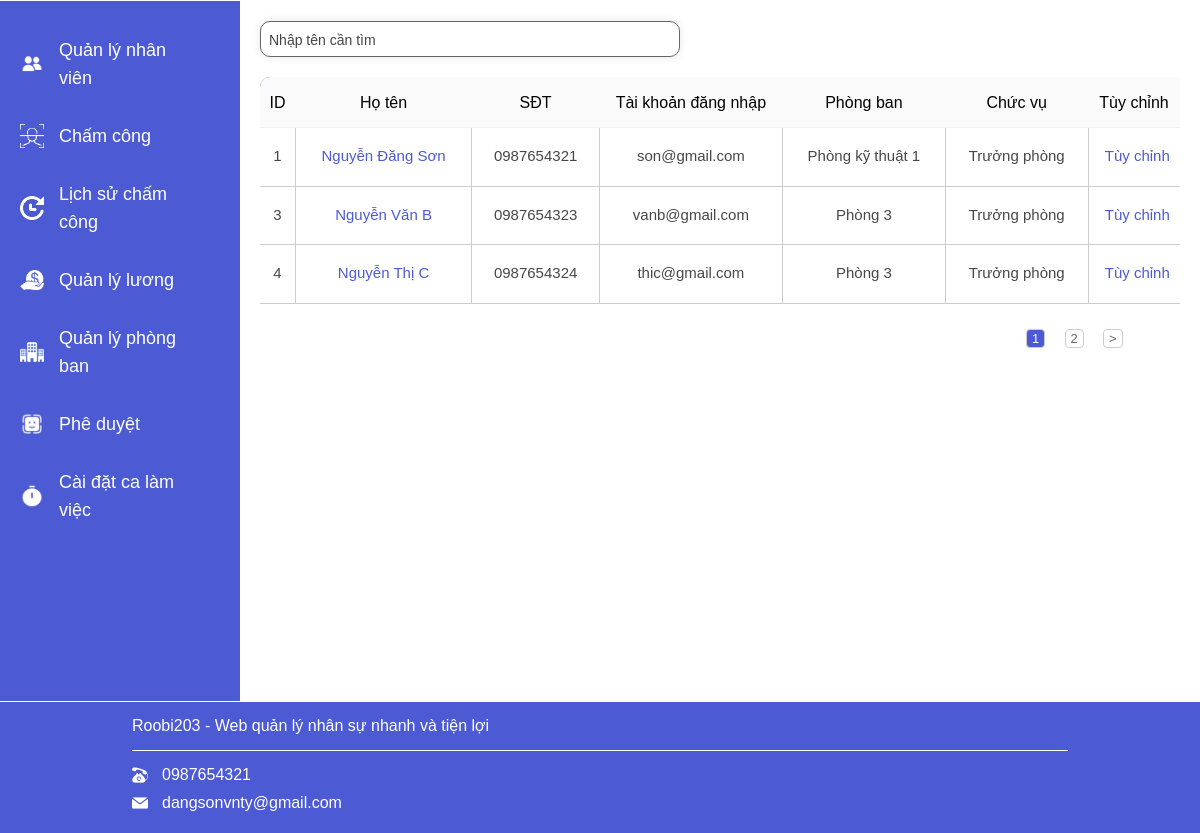
Page /web_qlns/home/giaodien.php on the committed database.
### tables this page shows
CREATE TABLE IF NOT EXISTS `user_nv` (
`id_nv` int(11) NOT NULL,
  `id_cty` int(11) NOT NULL,
  `name_nv` varchar(50) NOT NULL,
  `sdt_nv` varchar(20) NOT NULL,
  `email_nv` varchar(100) NOT NULL,
  `passwords_nv` varchar(50) NOT NULL,
  `sex` varchar(10) NOT NULL,
  `birthday` varchar(15) NOT NULL,
  `id_phong` int(11) NOT NULL,
  `chucvu` varchar(20) NOT NULL,
  `duyet` int(2) NOT NULL,
  `diachi` text NOT NULL,
  `congviec` varchar(50) NOT NULL
);

CREATE TABLE IF NOT EXISTS `ql_phongban` (
`id_phong` int(11) NOT NULL,
  `id_cty` int(11) NOT NULL,
  `name_phong` varchar(50) NOT NULL,
  `mota` varchar(100) NOT NULL,
  `truongphong` varchar(30) NOT NULL
);

### web_qlns/home/giaodien.php (the view, shortened to what this page needs)
<!DOCTYPE html>
<head>
    <link rel="stylesheet" href="../css/view.css" type="text/css" />
    <link rel="stylesheet" href="../css/history_timekeeping.css" type="text/css" />
    <link rel="stylesheet" href="../css/register_company.css" type="text/css" />
    <link rel="stylesheet" href="../css/giaodien.css">
</head>
<body>
            <?php
            include('../includes/header2.php');
            ?>
    <div class="page_content_website" style="display: block;">
        <?php
        include('./menu_cty.php');
        ?>
        <div class="ctn_right_qly page_cty active" data-cty="1" style="display: block">
            <div class="ctn_res_qly">
                <div class="list_all_qly">
                    <div class="search_qly">
                        <form action="" method="" enctype="multipart/form-data" class="form_timkiem">
                            <div class="tim-kiem share_form_select">
                                <span class="select2 select2-container select2-container--default" dir="ltr"
                                    data-select2-id="select2-data-49-anm5" style="width: 100%;"><span
                                        class="selection"><span class="select2-selection select2-selection--single"
                                            role="combobox" aria-haspopup="true" aria-expanded="false" tabindex="0"
                                            aria-disabled="false" aria-labelledby="select2-search-3z-container"
                                            aria-controls="select2-search-3z-container"><span
                                                class="select2-selection__rendered" id="select2-search-3z-container"
                                                role="textbox" aria-readonly="true" title="Nhập tên cần tìm">Nhập tên
                                                cần
                                                tìm</span><span class="select2-selection__arrow" role="presentation"></span></span></span></span>
                                <span class="share_search"><img src="https://quanlychung.timviec365.vn/img/tim-kiem.png"
                                        alt=""></span>
                            </div>
                        </form>
                    </div>
                    <div class="ctn_chile_three" data="1">
                        <div class="detl_nv_table">
                            <div class="ctn_delt_table">
                                <table class="page_table_one" data="13">
                                    <thead class="share_thead share_bgr_one tabl_thead_one">
                                        <tr>
                                            <th class="share_clr_tow tex_center share_fsize_tow cr_weight">ID
                                            </th>
                                            <th class="share_clr_tow tex_center share_fsize_tow cr_weight">Họ
                                                tên</th>
                                            <th class="share_clr_tow tex_center share_fsize_tow cr_weight">SĐT
                                            </th>
                                            <th class="share_clr_tow tex_center share_fsize_tow cr_weight">Tài khoản
                                                đăng nhập
                                            </th>
                                            <th class="share_clr_tow tex_center share_fsize_tow cr_weight">Phòng
                                                ban</th>
                                            <th class="share_clr_tow tex_center share_fsize_tow cr_weight">Chức
                                                vụ</th>
                                            <th class="share_clr_tow tex_center share_fsize_tow cr_weight">Tùy
                                                chỉnh</th>
                                        </tr>
                                    </thead>
                                    <tbody>
                                        <?php
                                        $sql = "SELECT * FROM user_nv WHERE id_cty = 10000 AND duyet = 1";
                                        $result = mysqli_query($conn, $sql);
                                        if (mysqli_num_rows($result) > 0) {
                                            while ($row = mysqli_fetch_assoc($result)) {
                                                ?>
                                                <tr data="">
                                                    <td class="share_fsize_one share_clr_one tex_center com_rd_id" data="1763">
                                                        <?php echo $row["id_nv"]; ?>
                                                    </td>
                                                    <td class="share_fsize_one share_clr_one cr_weight tex_left ep_rd_id"
                                                        data="1072756">
                                                        <a href="#">
                                                            <?php echo $row["name_nv"]; ?>
                                                        </a>
                                                    </td>
                                                    <td class="share_fsize_one share_clr_one tex_center">
                                                        <?php echo $row["sdt_nv"]; ?>
                                                    </td>
                                                    <td class="share_fsize_one share_clr_one tex_left">
                                                        <?php echo $row["email_nv"]; ?>
                                                    </td>
                                                    <td class="share_fsize_one share_clr_one tex_left dep_rd_id" data="2807">
                                                        <?php
                                                        $sql_p = mysqli_query($conn, "SELECT * FROM ql_phongban WHERE ql_phongban.id_cty = $row[id_cty] AND ql_phongban.id_phong = $row[id_phong]");
                                                        $row_p = mysqli_fetch_array($sql_p);
                                                        echo $row_p['name_phong'];
                                                        ?>
                                                    </td>
                                                    <td class="share_fsize_one share_clr_one tex_left">
                                                        <?php echo $row["chucvu"]; ?>
                                                    </td>
                                                    <td class="tabl_tuyc tex_center">
                                                        <p class="tuy_chinh share_clr_four share_cursor d_flex dflex_jc"
                                                            data-id="<?php echo $row["id_nv"]; ?>">
                                                            <span><img src="https://quanlychung.timviec365.vn/img/tc_clk.png"
                                                                    alt=""></span>
                                                            Tùy chỉnh
                                                        </p>
                                                    </td>
                                                </tr>
                                                <?php
                                            }
                                        } else {
                                            echo "0 results";
                                        }
                                        ?>
                                    </tbody>
                                </table>
                            </div>
                        </div>
                        <div class="table_page">
                            <ul class="ctn_page_table">
                                <li class="active"><a rel="nofollow">1</a></li>
                                <li><a rel="nofollow" href="/quan-ly-nhan-vien.html?cp=1763&amp;page=2" class="">2</a>
                                </li>
                                <li><a rel="nofollow" href="/quan-ly-nhan-vien.html?cp=1763&amp;page=2" class=" next"
                                        title="Next page">&gt;</a></li>
                            </ul>
                        </div>
                    </div>
                </div>
            </div>
        </div>
    </div>
    <?php
    include('../includes/footer.php');
    ?>
</body>
</html>

### web_qlns/css/view.css (style rules this page uses)
a { color: unset; text-decoration: none; }
body { margin: 0; }
.page_content_website { width: 100%; float: left; min-height: 700px; font-size: 15px; line-height: 28px; border-top: solid 1px #fff; border-bottom: solid 1px #fff; background-color: #4C5BD4; }
.active { background-color: #fff; }
.page_cty.active { height: 700px; }
.share_clr_four { color: #4C5BD4; }

### web_qlns/css/history_timekeeping.css (style rules this page uses)
* { padding: 0; margin: 0; font-family: Roboto-Regular, sans-serif !important; box-sizing: border-box; }
tr th { padding: 16px 16px; overflow-wrap: break-word; position: relative; color: rgba(0, 0, 0, 0.88); font-weight: 600; background: #fafafa; border-bottom: 1px solid #f0f0f0; transition: background 0.2s ease; }
tr td { text-align: center; padding: 16px 16px; }

### web_qlns/css/register_company.css (style rules this page uses)
* { padding: 0; margin: 0; font-family: Roboto-Regular, sans-serif !important; box-sizing: border-box; }
.tex_center { text-align: center; }
.share_clr_one { color: #474747; font-size: 15px; line-height: 18px; font-family: Roboto-Regular, sans-serif !important; font-weight: 500; }

### rows in the picture
user_nv: id_nv "1", name_nv "Nguyễn Đăng Sơn", sdt_nv "0987654321", email_nv "son@gmail.com", id_phong.name_phong "Phòng kỹ thuật 1", chucvu "Trưởng phòng"
user_nv: id_nv "3", name_nv "Nguyễn Văn B", sdt_nv "0987654323", email_nv "vanb@gmail.com", id_phong.name_phong "Phòng 3", chucvu "Trưởng phòng"
user_nv: id_nv "4", name_nv "Nguyễn Thị C", sdt_nv "0987654324", email_nv "thic@gmail.com", id_phong.name_phong "Phòng 3", chucvu "Trưởng phòng"
